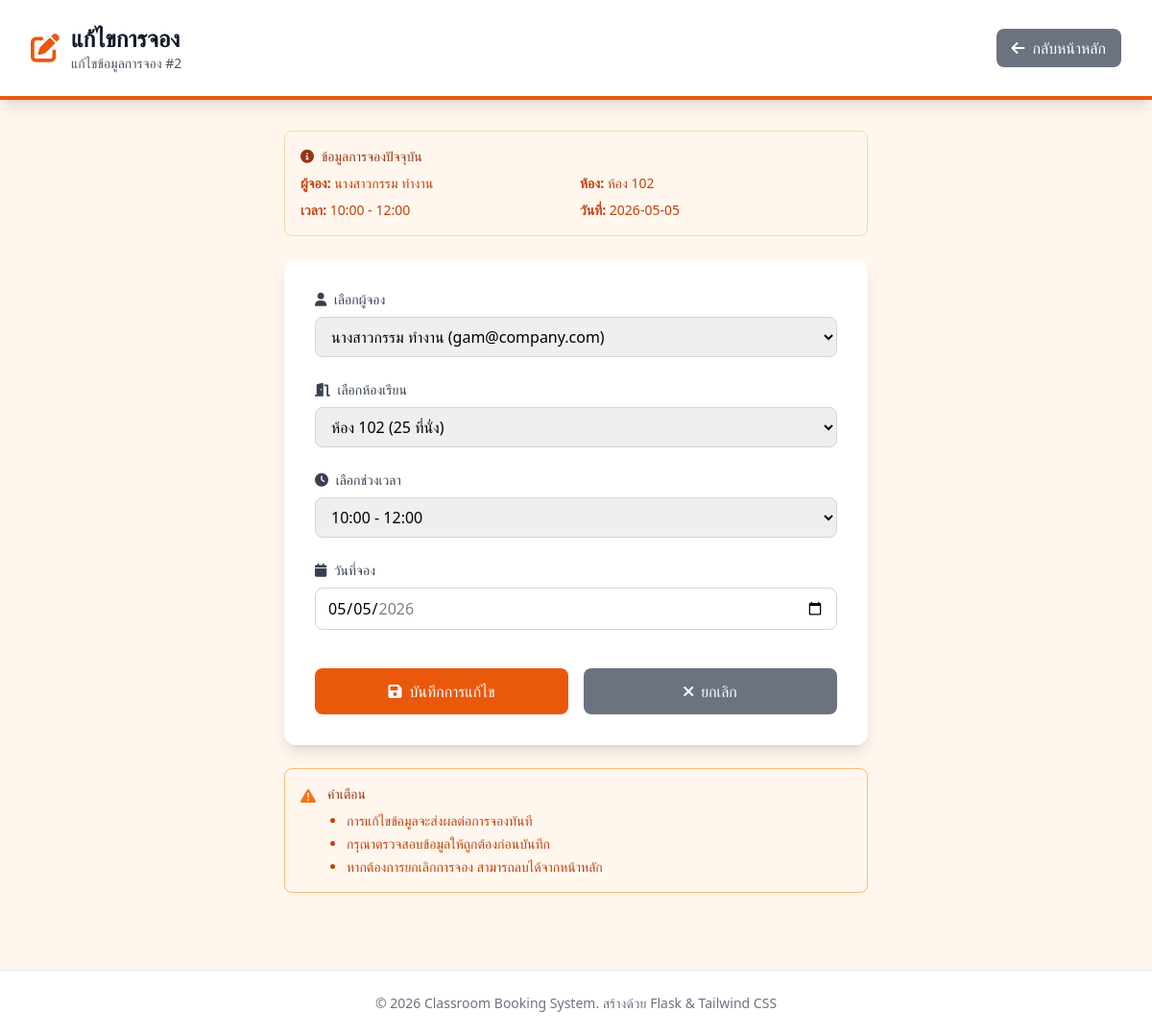
Page /edit/2 on the committed database.
### tables this page shows
CREATE TABLE Bookings (
                booking_id INTEGER PRIMARY KEY AUTOINCREMENT,
                user_id INTEGER NOT NULL,
                room_id INTEGER NOT NULL,
                timeslot_id INTEGER NOT NULL,
                date TEXT NOT NULL,
                FOREIGN KEY (user_id) REFERENCES Users(user_id),
                FOREIGN KEY (room_id) REFERENCES Rooms(room_id),
                FOREIGN KEY (timeslot_id) REFERENCES TimeSlots(timeslot_id)
            );

CREATE TABLE Users (
                user_id INTEGER PRIMARY KEY AUTOINCREMENT,
                name TEXT NOT NULL,
                email TEXT UNIQUE,
                dept_id INTEGER NOT NULL,
                FOREIGN KEY (dept_id) REFERENCES Departments(dept_id)
            );

CREATE TABLE Rooms (
                room_id INTEGER PRIMARY KEY AUTOINCREMENT,
                room_name TEXT NOT NULL,
                capacity INTEGER
            );

CREATE TABLE TimeSlots (
                timeslot_id INTEGER PRIMARY KEY AUTOINCREMENT,
                start_time TEXT NOT NULL,
                end_time TEXT NOT NULL
            );

### app.py (the view, shortened to what this page needs)
@app.route('/edit/<int:booking_id>', methods=['GET', 'POST'])
def edit_booking_route(booking_id):
    try:
        booking = get_booking_by_id(booking_id)
        if not booking:
            flash('ไม่พบข้อมูลการจองที่ระบุ', 'error')
            return redirect(url_for('index'))
        users = get_users()
        rooms = get_rooms()
        timeslots = get_timeslots()
        return render_template('edit_booking.html',
                             booking=booking,
                             users=users,
                             rooms=rooms,
                             timeslots=timeslots)
    except Exception as e:
        flash(f'เกิดข้อผิดพลาดในการโหลดข้อมูล: {str(e)}', 'error')
        return redirect(url_for('index'))

### app.py (called while the page is built)
def get_db_connection():
    conn = sqlite3.connect(DB_PATH)
    conn.row_factory = sqlite3.Row  # ให้สามารถเข้าถึงคอลัมน์ด้วยชื่อได้
    return conn

def get_booking_by_id(booking_id):
    conn = get_db_connection()
    cursor = conn.cursor()
    query = """
    SELECT
        b.booking_id,
        b.user_id,
        b.room_id,
        b.timeslot_id,
        b.date,
        u.name AS user_name,
        r.room_name,
        ts.start_time,
        ts.end_time
    FROM Bookings b
    JOIN Users u ON b.user_id = u.user_id
    JOIN Rooms r ON b.room_id = r.room_id
    JOIN TimeSlots ts ON b.timeslot_id = ts.timeslot_id
    WHERE b.booking_id = ?
    """
    cursor.execute(query, (booking_id,))
    booking = cursor.fetchone()
    conn.close()
    return booking

def get_users():
    conn = get_db_connection()
    cursor = conn.cursor()
    cursor.execute("SELECT user_id, name, email FROM Users ORDER BY name")
    users = cursor.fetchall()
    conn.close()
    return users

def get_rooms():
    conn = get_db_connection()
    cursor = conn.cursor()
    cursor.execute("SELECT room_id, room_name, capacity FROM Rooms ORDER BY room_name")
    rooms = cursor.fetchall()
    conn.close()
    return rooms

def get_timeslots():
    conn = get_db_connection()
    cursor = conn.cursor()
    cursor.execute("SELECT timeslot_id, start_time, end_time FROM TimeSlots ORDER BY start_time")
    timeslots = cursor.fetchall()
    conn.close()
    return timeslots

### templates/edit_booking.html (shortened to what this page needs)
<!DOCTYPE html>
<html lang="th">
<head>
    <script src="https://cdn.tailwindcss.com"></script>
    <link rel="stylesheet" href="https://cdnjs.cloudflare.com/ajax/libs/font-awesome/6.0.0/css/all.min.css">
</head>
<body class="bg-primary-50 min-h-screen">
    <header class="bg-white shadow-lg border-b-4 border-primary-600">
        <div class="max-w-7xl mx-auto px-4 sm:px-6 lg:px-8">
            <div class="flex justify-between items-center py-6">
                <div class="flex items-center">
                    <i class="fas fa-edit text-3xl text-primary-600 mr-3"></i>
                    <div>
                        <h1 class="text-2xl font-bold text-gray-900">แก้ไขการจอง</h1>
                        <p class="text-sm text-gray-600">แก้ไขข้อมูลการจอง #{{ booking.booking_id }}</p>
                    </div>
                </div>
                <div class="flex items-center space-x-4">
                    <a href="{{ url_for('index') }}"
                       class="bg-gray-500 hover:bg-gray-600 text-white px-4 py-2 rounded-lg font-medium transition duration-200 flex items-center">
                        <i class="fas fa-arrow-left mr-2"></i>
                        กลับหน้าหลัก
                    </a>
                </div>
            </div>
        </div>
    </header>
    <main class="max-w-2xl mx-auto px-4 sm:px-6 lg:px-8 py-8">
        <div class="bg-primary-50 border border-primary-200 rounded-lg p-4 mb-6">
            <h3 class="text-sm font-medium text-primary-800 mb-2">
                <i class="fas fa-info-circle mr-1"></i>
                ข้อมูลการจองปัจจุบัน
            </h3>
            <div class="text-sm text-primary-700 grid grid-cols-1 md:grid-cols-2 gap-2">
                <div><strong>ผู้จอง:</strong> {{ booking.user_name }}</div>
                <div><strong>ห้อง:</strong> {{ booking.room_name }}</div>
                <div><strong>เวลา:</strong> {{ booking.start_time }} - {{ booking.end_time }}</div>
                <div><strong>วันที่:</strong> {{ booking.date }}</div>
            </div>
        </div>
        <div class="bg-white rounded-xl shadow-lg p-8">
            <form method="POST" class="space-y-6">
                <div>
                    <label for="user_id" class="block text-sm font-medium text-gray-700 mb-2">
                        <i class="fas fa-user mr-1"></i>
                        เลือกผู้จอง
                    </label>
                    <select id="user_id" name="user_id" required
                            class="w-full px-3 py-2 border border-gray-300 rounded-lg focus:ring-2 focus:ring-primary-500 focus:border-primary-500 transition duration-200">
                        {% for user in users %}
                        <option value="{{ user.user_id }}" {{ 'selected' if user.user_id == booking.user_id else '' }}>
                            {{ user.name }} ({{ user.email }})
                        </option>
                        {% endfor %}
                    </select>
                </div>
                <div>
                    <label for="room_id" class="block text-sm font-medium text-gray-700 mb-2">
                        <i class="fas fa-door-open mr-1"></i>
                        เลือกห้องเรียน
                    </label>
                    <select id="room_id" name="room_id" required
                            class="w-full px-3 py-2 border border-gray-300 rounded-lg focus:ring-2 focus:ring-primary-500 focus:border-primary-500 transition duration-200">
                        {% for room in rooms %}
                        <option value="{{ room.room_id }}" {{ 'selected' if room.room_id == booking.room_id else '' }}>
                            {{ room.room_name }} ({{ room.capacity }} ที่นั่ง)
                        </option>
                        {% endfor %}
                    </select>
                </div>
                <div>
                    <label for="timeslot_id" class="block text-sm font-medium text-gray-700 mb-2">
                        <i class="fas fa-clock mr-1"></i>
                        เลือกช่วงเวลา
                    </label>
                    <select id="timeslot_id" name="timeslot_id" required
                            class="w-full px-3 py-2 border border-gray-300 rounded-lg focus:ring-2 focus:ring-primary-500 focus:border-primary-500 transition duration-200">
                        {% for timeslot in timeslots %}
                        <option value="{{ timeslot.timeslot_id }}" {{ 'selected' if timeslot.timeslot_id == booking.timeslot_id else '' }}>
                            {{ timeslot.start_time }} - {{ timeslot.end_time }}
                        </option>
                        {% endfor %}
                    </select>
                </div>
                <div>
                    <label for="date" class="block text-sm font-medium text-gray-700 mb-2">
                        <i class="fas fa-calendar mr-1"></i>
                        วันที่จอง
                    </label>
                    <input type="date" id="date" name="date" required
                           value="{{ booking.date }}"
                           class="w-full px-3 py-2 border border-gray-300 rounded-lg focus:ring-2 focus:ring-primary-500 focus:border-primary-500 transition duration-200"
                           min="{{ '2026-01-01' }}" max="{{ '2026-12-31' }}">
                </div>
                <div class="flex space-x-4 pt-4">
                    <button type="submit"
                            class="flex-1 bg-primary-600 hover:bg-primary-700 text-white px-6 py-3 rounded-lg font-medium transition duration-200 flex items-center justify-center">
                        <i class="fas fa-save mr-2"></i>
                        บันทึกการแก้ไข
                    </button>
                    <a href="{{ url_for('index') }}"
                       class="flex-1 bg-gray-500 hover:bg-gray-600 text-white px-6 py-3 rounded-lg font-medium transition duration-200 flex items-center justify-center">
                        <i class="fas fa-times mr-2"></i>
                        ยกเลิก
                    </a>
                </div>
            </form>
        </div>
        <div class="bg-primary-50 border border-primary-300 rounded-lg p-4 mt-6">
            <div class="flex">
                <div class="flex-shrink-0">
                    <i class="fas fa-exclamation-triangle text-primary-500"></i>
                </div>
                <div class="ml-3">
                    <h3 class="text-sm font-medium text-primary-800">
                        คำเตือน
                    </h3>
                    <div class="mt-2 text-sm text-primary-700">
                        <ul class="list-disc pl-5 space-y-1">
                            <li>การแก้ไขข้อมูลจะส่งผลต่อการจองทันที</li>
                            <li>กรุณาตรวจสอบข้อมูลให้ถูกต้องก่อนบันทึก</li>
                            <li>หากต้องการยกเลิกการจอง สามารถลบได้จากหน้าหลัก</li>
                        </ul>
                    </div>
                </div>
            </div>
        </div>
    </main>
    <footer class="bg-white border-t border-gray-200 mt-12">
        <div class="max-w-7xl mx-auto px-4 sm:px-6 lg:px-8 py-6">
            <div class="text-center text-gray-500 text-sm">
                <p>&copy; 2026 Classroom Booking System. สร้างด้วย Flask & Tailwind CSS</p>
            </div>
        </div>
    </footer>
</body>
</html>

### rows in the picture
Bookings: booking_id "2", date "2026-05-05", date "05/05/2026"
Users: user_name "นางสาวกรรม ทำงาน"
Rooms: room_name "ห้อง 102"
TimeSlots: start_time "10:00", end_time "12:00"

### other values in the picture
form field user_id "นางสาวกรรม ทำงาน (gam@company.com)"
form field room_id "ห้อง 102 (25 ที่นั่ง)"
form field timeslot_id "10:00 - 12:00"
